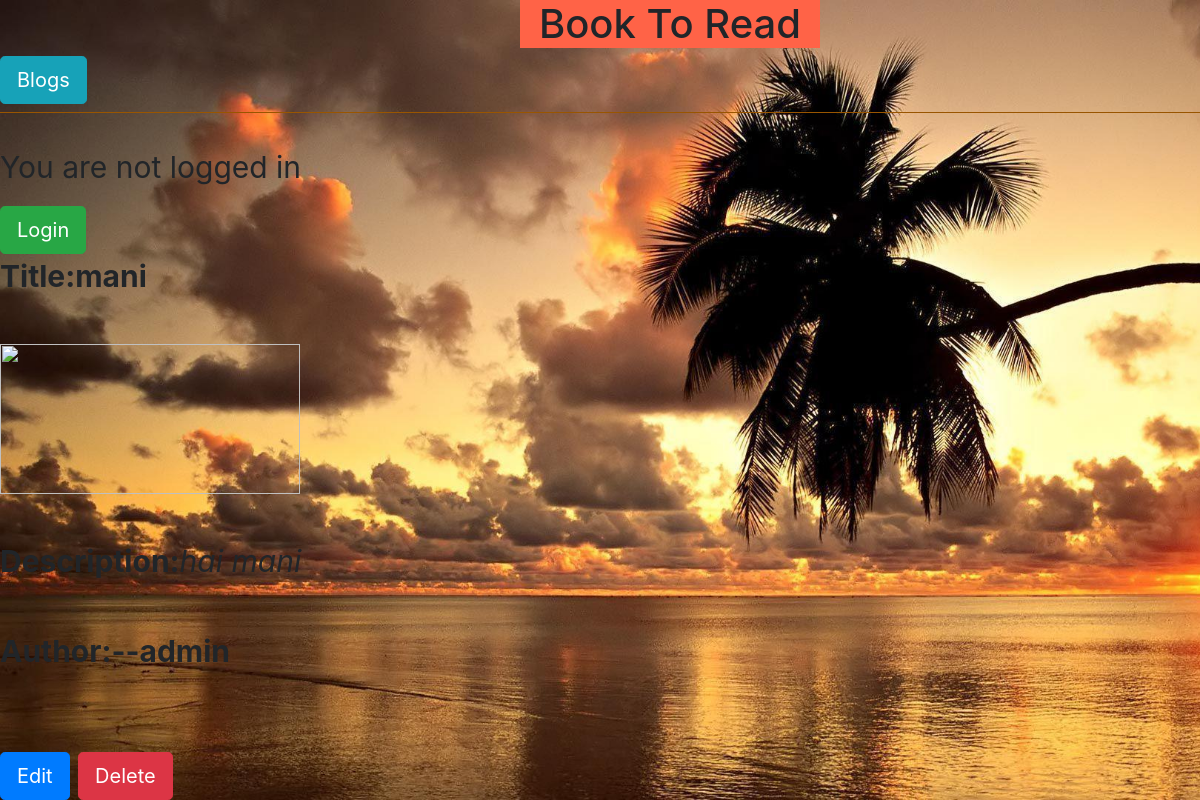
The app's page /post/4/ with its own data.
### bookapp/models.py (models this page shows, shortened)
class Book(models.Model):
    title=models.CharField(max_length=200)
    author=models.ForeignKey('auth.user',on_delete=models.CASCADE)
    description=models.TextField()
    img=models.ImageField(blank=True)
    def imageURL(self):
        try:
            img=self.img.url
        except:
            img=''
        return img

### bookapp/views.py (the view)
# urls.py: path('post/<int:pk>/',DetailView.as_view(),name='post'),
class DetailView(DetailView):
    model = Book
    template_name='post.html'

### templates/post.html
{% extends 'base.html' %}
{% load static %}
{% block content %}
    <div class='post-entry'>
    <strong>Title:{{object.title}}</strong> <br><br>
    <img src="{{object.imageURL}}"><br><br>
    <b>Description:</b><i>{{object.description}}</i><br><br>
    <b>Author:--{{object.author}}</b><br><br>
    </div>
    <a href="{% url 'post_edit' book.pk %}"><button type="button" class="btn btn-primary btn-lg">Edit</button></a>
    <a href="{% url 'delete' book.pk%}"><button type="button" class="btn btn-danger btn-lg">Delete</button></a>
{% endblock content %}

### static/css/main.css (style rules this page uses)
body { background-color:cyan; background-image:url('/static/images/sunset.jpg'); background-attachment: fixed; background-size: cover; }
.post-entry { margin-bottom: 2rem; }

### templates/base.html (style rules this page uses)
body { font-size: 30px; }
img { height: 150px; width: 300px; }

### records on screen
Book: title "mani", description "hai mani", author "admin"
